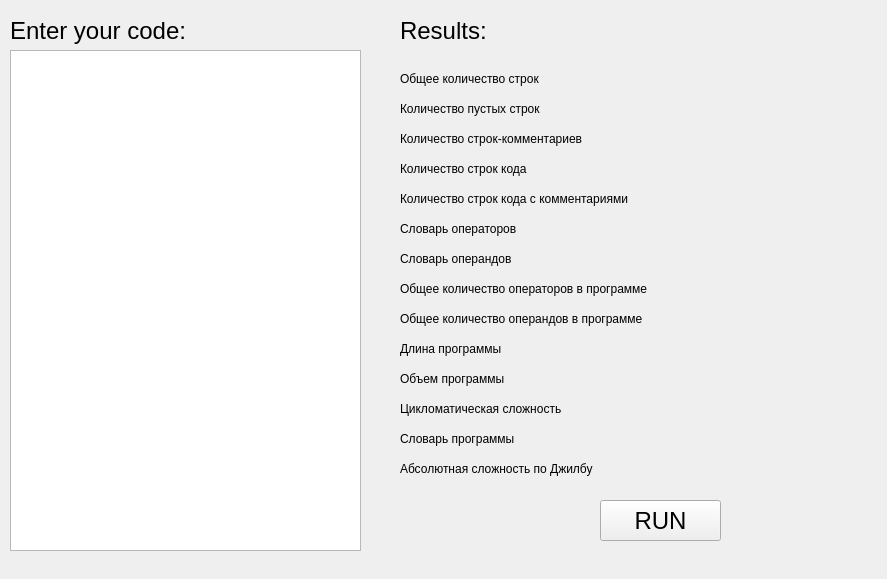
<?xml version="1.0" encoding="UTF-8"?>
<ui version="4.0">
 <class>MainWindow</class>
 <widget class="QMainWindow" name="MainWindow">
  <property name="geometry">
   <rect>
    <x>0</x>
    <y>0</y>
    <width>887</width>
    <height>579</height>
   </rect>
  </property>
  <property name="windowTitle">
   <string>MainWindow</string>
  </property>
  <widget class="QWidget" name="centralWidget">
   <widget class="QPlainTextEdit" name="plainTextEdit">
    <property name="geometry">
     <rect>
      <x>10</x>
      <y>50</y>
      <width>351</width>
      <height>501</height>
     </rect>
    </property>
    <property name="plainText">
     <string/>
    </property>
   </widget>
   <widget class="QLabel" name="all">
    <property name="geometry">
     <rect>
      <x>750</x>
      <y>70</y>
      <width>46</width>
      <height>16</height>
     </rect>
    </property>
    <property name="text">
     <string/>
    </property>
   </widget>
   <widget class="QLabel" name="empty">
    <property name="geometry">
     <rect>
      <x>750</x>
      <y>100</y>
      <width>46</width>
      <height>16</height>
     </rect>
    </property>
    <property name="text">
     <string/>
    </property>
   </widget>
   <widget class="QLabel" name="comment">
    <property name="geometry">
     <rect>
      <x>750</x>
      <y>130</y>
      <width>46</width>
      <height>16</height>
     </rect>
    </property>
    <property name="text">
     <string/>
    </property>
   </widget>
   <widget class="QLabel" name="code">
    <property name="geometry">
     <rect>
      <x>750</x>
      <y>160</y>
      <width>46</width>
      <height>16</height>
     </rect>
    </property>
    <property name="text">
     <string/>
    </property>
   </widget>
   <widget class="QLabel" name="comment_per">
    <property name="geometry">
     <rect>
      <x>810</x>
      <y>130</y>
      <width>71</width>
      <height>16</height>
     </rect>
    </property>
    <property name="text">
     <string/>
    </property>
   </widget>
   <widget class="QLabel" name="voc_operators">
    <property name="geometry">
     <rect>
      <x>750</x>
      <y>220</y>
      <width>51</width>
      <height>16</height>
     </rect>
    </property>
    <property name="text">
     <string/>
    </property>
   </widget>
   <widget class="QLabel" name="voc_operands">
    <property name="geometry">
     <rect>
      <x>750</x>
      <y>250</y>
      <width>51</width>
      <height>16</height>
     </rect>
    </property>
    <property name="text">
     <string/>
    </property>
   </widget>
   <widget class="QLabel" name="all_opr">
    <property name="geometry">
     <rect>
      <x>750</x>
      <y>280</y>
      <width>51</width>
      <height>16</height>
     </rect>
    </property>
    <property name="text">
     <string/>
    </property>
   </widget>
   <widget class="QLabel" name="all_opd">
    <property name="geometry">
     <rect>
      <x>750</x>
      <y>310</y>
      <width>51</width>
      <height>16</height>
     </rect>
    </property>
    <property name="text">
     <string/>
    </property>
   </widget>
   <widget class="QLabel" name="length">
    <property name="geometry">
     <rect>
      <x>750</x>
      <y>340</y>
      <width>51</width>
      <height>16</height>
     </rect>
    </property>
    <property name="text">
     <string/>
    </property>
   </widget>
   <widget class="QLabel" name="v">
    <property name="geometry">
     <rect>
      <x>750</x>
      <y>370</y>
      <width>51</width>
      <height>16</height>
     </rect>
    </property>
    <property name="text">
     <string/>
    </property>
   </widget>
   <widget class="QLabel" name="cyclomatic">
    <property name="geometry">
     <rect>
      <x>750</x>
      <y>400</y>
      <width>51</width>
      <height>16</height>
     </rect>
    </property>
    <property name="text">
     <string/>
    </property>
   </widget>
   <widget class="QLabel" name="vocabulary">
    <property name="geometry">
     <rect>
      <x>750</x>
      <y>430</y>
      <width>51</width>
      <height>16</height>
     </rect>
    </property>
    <property name="text">
     <string/>
    </property>
   </widget>
   <widget class="QLabel" name="ci">
    <property name="geometry">
     <rect>
      <x>750</x>
      <y>460</y>
      <width>51</width>
      <height>16</height>
     </rect>
    </property>
    <property name="text">
     <string/>
    </property>
   </widget>
   <widget class="QPushButton" name="result">
    <property name="geometry">
     <rect>
      <x>600</x>
      <y>500</y>
      <width>121</width>
      <height>41</height>
     </rect>
    </property>
    <property name="font">
     <font>
      <pointsize>18</pointsize>
     </font>
    </property>
    <property name="text">
     <string>RUN</string>
    </property>
   </widget>
   <widget class="QLabel" name="enter_code">
    <property name="geometry">
     <rect>
      <x>10</x>
      <y>10</y>
      <width>191</width>
      <height>41</height>
     </rect>
    </property>
    <property name="font">
     <font>
      <pointsize>18</pointsize>
     </font>
    </property>
    <property name="text">
     <string>Enter your code:</string>
    </property>
   </widget>
   <widget class="QLabel" name="results">
    <property name="geometry">
     <rect>
      <x>400</x>
      <y>10</y>
      <width>191</width>
      <height>41</height>
     </rect>
    </property>
    <property name="font">
     <font>
      <pointsize>18</pointsize>
     </font>
    </property>
    <property name="text">
     <string>Results:</string>
    </property>
   </widget>
   <widget class="QLabel" name="label_15">
    <property name="geometry">
     <rect>
      <x>400</x>
      <y>70</y>
      <width>191</width>
      <height>17</height>
     </rect>
    </property>
    <property name="text">
     <string>Общее количество строк</string>
    </property>
   </widget>
   <widget class="QLabel" name="label_16">
    <property name="geometry">
     <rect>
      <x>400</x>
      <y>100</y>
      <width>191</width>
      <height>17</height>
     </rect>
    </property>
    <property name="text">
     <string>Количество пустых строк</string>
    </property>
   </widget>
   <widget class="QLabel" name="label_17">
    <property name="geometry">
     <rect>
      <x>400</x>
      <y>130</y>
      <width>331</width>
      <height>17</height>
     </rect>
    </property>
    <property name="text">
     <string>Количество строк-комментариев</string>
    </property>
   </widget>
   <widget class="QLabel" name="label_18">
    <property name="geometry">
     <rect>
      <x>400</x>
      <y>160</y>
      <width>241</width>
      <height>17</height>
     </rect>
    </property>
    <property name="text">
     <string>Количество строк кода</string>
    </property>
   </widget>
   <widget class="QLabel" name="label_19">
    <property name="geometry">
     <rect>
      <x>400</x>
      <y>220</y>
      <width>181</width>
      <height>17</height>
     </rect>
    </property>
    <property name="text">
     <string>Словарь операторов</string>
    </property>
   </widget>
   <widget class="QLabel" name="label_20">
    <property name="geometry">
     <rect>
      <x>400</x>
      <y>250</y>
      <width>181</width>
      <height>17</height>
     </rect>
    </property>
    <property name="text">
     <string>Словарь операндов</string>
    </property>
   </widget>
   <widget class="QLabel" name="label_21">
    <property name="geometry">
     <rect>
      <x>400</x>
      <y>280</y>
      <width>321</width>
      <height>17</height>
     </rect>
    </property>
    <property name="text">
     <string>Общее количество операторов в программе</string>
    </property>
   </widget>
   <widget class="QLabel" name="label_23">
    <property name="geometry">
     <rect>
      <x>400</x>
      <y>310</y>
      <width>321</width>
      <height>17</height>
     </rect>
    </property>
    <property name="text">
     <string>Общее количество операндов в программе</string>
    </property>
   </widget>
   <widget class="QLabel" name="label_24">
    <property name="geometry">
     <rect>
      <x>400</x>
      <y>340</y>
      <width>321</width>
      <height>17</height>
     </rect>
    </property>
    <property name="text">
     <string>Длина программы</string>
    </property>
   </widget>
   <widget class="QLabel" name="label_25">
    <property name="geometry">
     <rect>
      <x>400</x>
      <y>370</y>
      <width>161</width>
      <height>17</height>
     </rect>
    </property>
    <property name="text">
     <string>Объем программы</string>
    </property>
   </widget>
   <widget class="QLabel" name="label_26">
    <property name="geometry">
     <rect>
      <x>400</x>
      <y>400</y>
      <width>281</width>
      <height>17</height>
     </rect>
    </property>
    <property name="text">
     <string>Цикломатическая сложность</string>
    </property>
   </widget>
   <widget class="QLabel" name="label_27">
    <property name="geometry">
     <rect>
      <x>400</x>
      <y>430</y>
      <width>281</width>
      <height>17</height>
     </rect>
    </property>
    <property name="text">
     <string>Словарь программы</string>
    </property>
   </widget>
   <widget class="QLabel" name="label_28">
    <property name="geometry">
     <rect>
      <x>400</x>
      <y>460</y>
      <width>281</width>
      <height>17</height>
     </rect>
    </property>
    <property name="text">
     <string>Абсолютная сложность по Джилбу</string>
    </property>
   </widget>
   <widget class="QLabel" name="label_22">
    <property name="geometry">
     <rect>
      <x>400</x>
      <y>190</y>
      <width>301</width>
      <height>17</height>
     </rect>
    </property>
    <property name="text">
     <string>Количество строк кода с комментариями</string>
    </property>
   </widget>
   <widget class="QLabel" name="code_com">
    <property name="geometry">
     <rect>
      <x>750</x>
      <y>190</y>
      <width>46</width>
      <height>16</height>
     </rect>
    </property>
    <property name="text">
     <string/>
    </property>
   </widget>
   <widget class="QLabel" name="com_code_per">
    <property name="geometry">
     <rect>
      <x>810</x>
      <y>190</y>
      <width>71</width>
      <height>16</height>
     </rect>
    </property>
    <property name="text">
     <string/>
    </property>
   </widget>
  </widget>
 </widget>
 <layoutdefault spacing="6" margin="11"/>
 <resources/>
 <connections/>
</ui>
